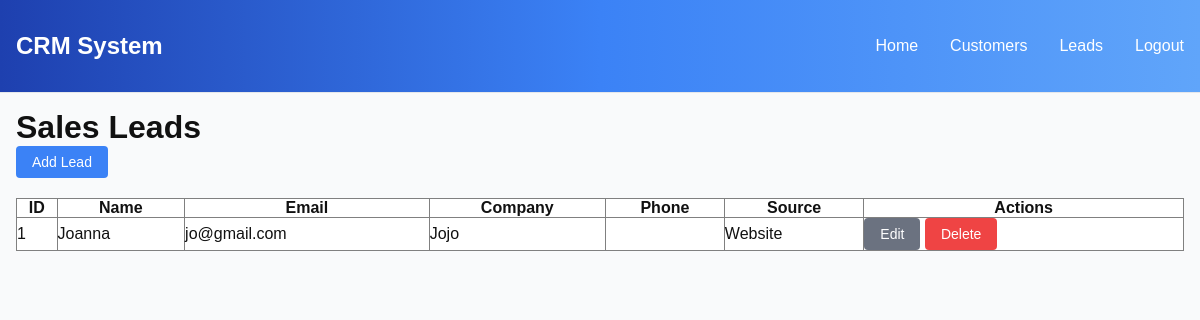
Page /leads (signed in) on the committed database.
### models.py (models this page shows, shortened)
class Lead(db.Model):
    __tablename__ = "leads"
    id = db.Column(db.Integer, primary_key=True)
    name = db.Column(db.String(120), nullable=False)
    email = db.Column(db.String(120), nullable=False)
    company = db.Column(db.String(120), nullable=True)
    phone = db.Column(db.String(50), nullable=True)
    source = db.Column(db.String(100), nullable=True)

### app.py (the view)
@app.route("/leads")
@login_required
def leads():
    all_leads = Lead.query.order_by(Lead.id.desc()).all()
    return render_template("leads.html", leads=all_leads)

### app.py (called while the page is built)
@login_manager.user_loader
def load_user(user_id):
    return User.query.get(int(user_id))

### models.py (called while the page is built)
    def is_admin(self):
        return self.role == "admin"

### templates/leads.html (shortened to what this page needs)
{% extends 'base.html' %}
{% block content %}
<h1>Sales Leads</h1>
<p style="margin-bottom: 20px;">
    <a href="{{ url_for('add_lead') }}" class="btn btn-primary">Add Lead</a>
</p>
{% if leads %}
<table border="1" cellpadding="10" cellspacing="0" style="width: 100%; background: white; border-collapse: collapse;">
    <thead>
        <tr>
            <th>ID</th>
            <th>Name</th>
            <th>Email</th>
            <th>Company</th>
            <th>Phone</th>
            <th>Source</th>
            <th>Actions</th>
        </tr>
    </thead>
    <tbody>
        {% for lead in leads %}
        <tr>
            <td>{{ lead.id }}</td>
            <td>{{ lead.name }}</td>
            <td>{{ lead.email }}</td>
            <td>{{ lead.company }}</td>
            <td>{{ lead.phone }}</td>
            <td>{{ lead.source }}</td>
            <td>
                <a href="{{ url_for('edit_lead', lead_id=lead.id) }}" class="btn btn-secondary">Edit</a>
                <form method="POST" action="{{ url_for('delete_lead', lead_id=lead.id) }}" style="display:inline;">
                    <button type="submit" class="btn btn-danger" onclick="return confirm('Are you sure you want to delete this lead?');">
                        Delete
                    </button>
                </form>
            </td>
        </tr>
        {% endfor %}
    </tbody>
</table>
{% else %}
<p>No leads found.</p>
{% endif %}
{% endblock %}

### static/css/style.css (style rules this page uses)
* { margin: 0; padding: 0; box-sizing: border-box; }
body { font-family: sans-serif; background: #f9fafb; color: #111; }
.btn { display: inline-block; padding: 0.5rem 1rem; border: none; border-radius: 4px; cursor: pointer; text-decoration: none; font-size: 14px; }
.btn-primary { background: #3b82f6; color: white; }
.btn-secondary { background: #6b7280; color: white; }
.btn-danger { background: #ef4444; color: white; }

### rows in the picture
Lead: id "1", name "Joanna", email "jo@gmail.com", company "Jojo", source "Website"
